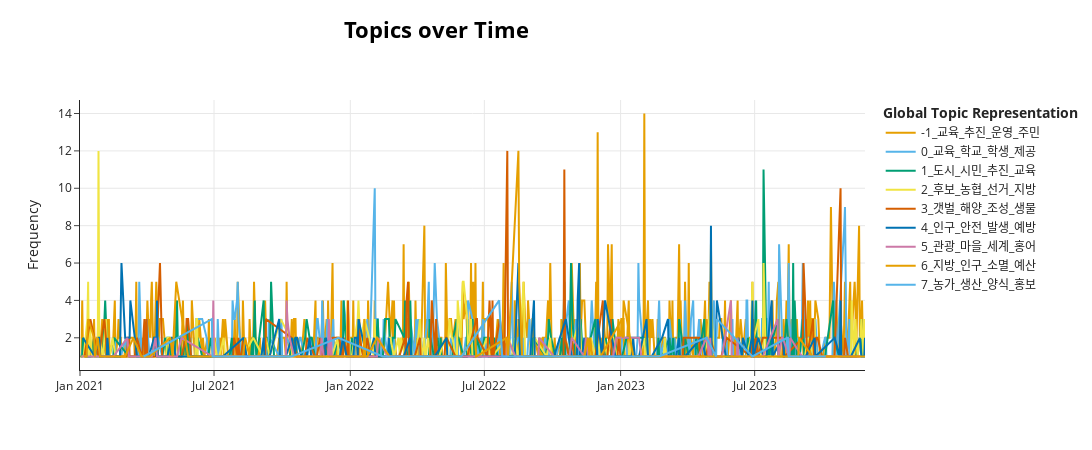

Notebook cell for this chart:
### Code cell
model.visualize_topics_over_time(topics_over_time, topics=list(range(-1,8)))

### Figure 1 — Plotly figure (JSON) as saved in the notebook; plotly's stock layout.template omitted (floating-point values rounded to 4 significant figures; data arrays with more than 128 entries replaced by an {"elided": "..."} marker saying what was removed)
{"data": [{"hoverinfo": "text", "hovertext": {"elided": "701 str values"}, "marker": {"color": "#E69F00"}, "mode": "lines", "name": "-1_교육_추진_운영_주민", "type": "scatter", "x": {"elided": "701 str values"}, "y": {"elided": "701 int values"}}, {"hoverinfo": "text", "hovertext": {"elided": "433 str values"}, "marker": {"color": "#56B4E9"}, "mode": "lines", "name": "0_교육_학교_학생_제공", "type": "scatter", "x": {"elided": "433 str values"}, "y": {"elided": "433 int values"}}, {"hoverinfo": "text", "hovertext": {"elided": "362 str values"}, "marker": {"color": "#009E73"}, "mode": "lines", "name": "1_도시_시민_추진_교육", "type": "scatter", "x": {"elided": "362 str values"}, "y": {"elided": "362 int values"}}, {"hoverinfo": "text", "hovertext": {"elided": "263 str values"}, "marker": {"color": "#F0E442"}, "mode": "lines", "name": "2_후보_농협_선거_지방", "type": "scatter", "x": {"elided": "263 str values"}, "y": {"elided": "263 int values"}}, {"hoverinfo": "text", "hovertext": {"elided": "208 str values"}, "marker": {"color": "#D55E00"}, "mode": "lines", "name": "3_갯벌_해양_조성_생물", "type": "scatter", "x": {"elided": "208 str values"}, "y": {"elided": "208 int values"}}, {"hoverinfo": "text", "hovertext": {"elided": "222 str values"}, "marker": {"color": "#0072B2"}, "mode": "lines", "name": "4_인구_안전_발생_예방", "type": "scatter", "x": {"elided": "222 str values"}, "y": {"elided": "222 int values"}}, {"hoverinfo": "text", "hovertext": {"elided": "154 str values"}, "marker": {"color": "#CC79A7"}, "mode": "lines", "name": "5_관광_마을_세계_홍어", "type": "scatter", "x": {"elided": "154 str values"}, "y": {"elided": "154 int values"}}, {"hoverinfo": "text", "hovertext": ["<b>Topic 6</b><br>Words: 대표, 수산, 김산, 우리, 군수", "<b>Topic 6</b><br>Words: 대표, 수산, 동안, 우리, 자원", "<b>Topic 6</b><br>Words: 주택, 창업, 농촌, 농업, 이상", "<b>Topic 6</b><br>Words: 인재, 병원, 재단, 육성, 최선", "<b>Topic 6</b><br>Words: 학생, 지급, 김산, 올해, 군수", "<b>Topic 6</b><br>Words: 학생, 지급, 김산, 올해, 군수", "<b>Topic 6</b><br>Words: 인재, 재단, 육성, 박우량, 사용", "<b>Topic 6</b><br>Words: 농촌, 재단, 사용, 회장, 인재", "<b>Topic 6</b><br>Words: 아이, 대표, 사회, 아시아, 취재", "<b>Topic 6</b><br>Words: 운동, 지급, 확산, 공무원, 시민", "<b>Topic 6</b><br>Words: 사회, 시설, 복지, 코로나, 사랑", "<b>Topic 6</b><br>Words: 인재, 재단, 사용, 육성, 코로나", "<b>Topic 6</b><br>Words: 인재, 재단, 사용, 우리, 대표", "<b>Topic 6</b><br>Words: 인재, 재단, 박우량, 사용, 대표", "<b>Topic 6</b><br>Words: 육성, 인재, 재단, 청년, 대표", "<b>Topic 6</b><br>Words: 주택, 서울, 군수, 전남도, 수도", "<b>Topic 6</b><br>Words: 회장, 육성, 농업, 발전, 단체", "<b>Topic 6</b><br>Words: 소득, 신청, 가구, 코로나, 대상", "<b>Topic 6</b><br>Words: 신청, 소득, 가구, 군민, 복지", "<b>Topic 6</b><br>Words: 인재, 재단, 양성, 박우량, 발전", "<b>Topic 6</b><br>Words: 본부, 소득, 국민, 재생, 학교", "<b>Topic 6</b><br>Words: 사용, 회장, 재단, 학생, 박우량", "<b>Topic 6</b><br>Words: 인재, 박우량, 양성, 사회, 재단", "<b>Topic 6</b><br>Words: 선정, 전라남도, 정원, 조성, 올해", "<b>Topic 6</b><br>Words: 재생, 에너지, 관련, 정책, 지급", "<b>Topic 6</b><br>Words: 에너지, 재생, 개발, 주민, 공유", "<b>Topic 6</b><br>Words: 희망, 아동, 사랑, 복지, 박우량", "<b>Topic 6</b><br>Words: 지급, 신청, 기초, 생활, 가족", "<b>Topic 6</b><br>Words: 지급, 기초, 코로나, 경제, 감소", "<b>Topic 6</b><br>Words: 박우량, 복지, 협력, 군수, 소득", "<b>Topic 6</b><br>Words: 군민, 도시, 위원회, 예정, 구성", "<b>Topic 6</b><br>Words: 인구, 감소, 소멸, 지자체, 지방", "<b>Topic 6</b><br>Words: 소멸, 인구, 정부, 감소, 지방", "<b>Topic 6</b><br>Words: 경영, 자치, 지방, 아시아, 행정", "<b>Topic 6</b><br>Words: 경영, 자치, 지방, 지자체, 노력", "<b>Topic 6</b><br>Words: 재단, 학생, 인재, 도움, 희망", "<b>Topic 6</b><br>Words: 사회, 재단, 경제, 아동, 대상", "<b>Topic 6</b><br>Words: 증가, 도시, 주요, 올해, 미래", "<b>Topic 6</b><br>Words: 조사, 아시아, 경제, 취재, 우수", "<b>Topic 6</b><br>Words: 신청, 주택, 창업, 박우량, 이후", "<b>Topic 6</b><br>Words: 신청, 주택, 창업, 내년, 이후", "<b>Topic 6</b><br>Words: 인재, 대표, 육성, 호남, 아시아", "<b>Topic 6</b><br>Words: 재단, 학생, 박우량, 우리, 운영", "<b>Topic 6</b><br>Words: 재단, 코로나, 학생, 인재, 육성", "<b>Topic 6</b><br>Words: 주택, 창업, 농촌, 농업, 이상", "<b>Topic 6</b><br>Words: 주택, 창업, 농업, 농촌, 이상", "<b>Topic 6</b><br>Words: 주택, 창업, 농촌, 이상, 농업", "<b>Topic 6</b><br>Words: 청년, 전남도, 신청, 기준, 소득", "<b>Topic 6</b><br>Words: 인재, 사용, 재단, 희망, 육성", "<b>Topic 6</b><br>Words: 취업, 여성, 신청, 기준, 국민", "<b>Topic 6</b><br>Words: 희망, 소득, 복지, 최대, 가구", "<b>Topic 6</b><br>Words: 인재, 관광, 육성, 재단, 관심", "<b>Topic 6</b><br>Words: 생각, 운동, 시작, 버스, 방문", "<b>Topic 6</b><br>Words: 지급, 가구, 생활, 소득, 신청", "<b>Topic 6</b><br>Words: 지급, 신청, 가구, 창업, 생활", "<b>Topic 6</b><br>Words: 지급, 소득, 생활, 가구, 방문", "<b>Topic 6</b><br>Words: 시스템, 예산, 지방, 지자체, 관리", "<b>Topic 6</b><br>Words: 인재, 양성, 학생, 지급, 도움", "<b>Topic 6</b><br>Words: 소멸, 인구, 지방, 감소, 대응", "<b>Topic 6</b><br>Words: 인구, 소멸, 지방, 감소, 대응", "<b>Topic 6</b><br>Words: 소멸, 인구, 계획, 지방, 대응", "<b>Topic 6</b><br>Words: 활동, 종합, 확산, 건강, 코로나", "<b>Topic 6</b><br>Words: 소멸, 인구, 지방, 단체, 대응", "<b>Topic 6</b><br>Words: 사랑, 아시아, 취재, 가운데, 본부", "<b>Topic 6</b><br>Words: 경영, 사회, 성장, 평가, 가치", "<b>Topic 6</b><br>Words: 소멸, 인구, 지방, 전남도, 감소", "<b>Topic 6</b><br>Words: 예산, 일자리, 정비, 도시, 개선", "<b>Topic 6</b><br>Words: 예산, 일자리, 정비, 도시, 개선", "<b>Topic 6</b><br>Words: 예산, 일자리, 증가, 정비, 도시", "<b>Topic 6</b><br>Words: 예산, 일자리, 정비, 도시, 개선", "<b>Topic 6</b><br>Words: 교육청, 자원, 이번, 전국, 올해", "<b>Topic 6</b><br>Words: 재단, 사랑, 신청, 이용, 인재", "<b>Topic 6</b><br>Words: 지자체, 사랑, 가족, 신청, 분야", "<b>Topic 6</b><br>Words: 재단, 지자체, 사랑, 이후, 지방", "<b>Topic 6</b><br>Words: 상담, 복지, 센터, 필요, 재단", "<b>Topic 6</b><br>Words: 인재, 회장, 육성, 재단, 최초", "<b>Topic 6</b><br>Words: 재단, 인재, 육성, 박우량, 회장", "<b>Topic 6</b><br>Words: 농협, 인재, 박우량, 육성, 취재", "<b>Topic 6</b><br>Words: 신청, 청년, 지급, 사용, 전라남도", "<b>Topic 6</b><br>Words: 재단, 지자체, 경제, 전남도, 도움", "<b>Topic 6</b><br>Words: 에너지, 박우량, 세대, 군수, 신청", "<b>Topic 6</b><br>Words: 신청, 복지, 청년, 추가, 모집", "<b>Topic 6</b><br>Words: 사랑, 안전, 시행, 관심, 주민", "<b>Topic 6</b><br>Words: 예산, 정부, 확보, 산업, 구축", "<b>Topic 6</b><br>Words: 재단, 대표, 박우량, 인재, 육성", "<b>Topic 6</b><br>Words: 예산, 김산, 정부, 방문, 조성", "<b>Topic 6</b><br>Words: 지방, 정부, 이전, 지자체, 교육", "<b>Topic 6</b><br>Words: 활동, 농가, 사회, 다양, 김산", "<b>Topic 6</b><br>Words: 인재, 재단, 학생, 육성, 군민", "<b>Topic 6</b><br>Words: 예산, 증가, 감소, 성장, 예방", "<b>Topic 6</b><br>Words: 예산, 필요, 정부, 지방, 문제", "<b>Topic 6</b><br>Words: 예산, 필요, 정부, 지방, 문제"], "marker": {"color": "#E69F00"}, "mode": "lines", "name": "6_지방_인구_소멸_예산", "type": "scatter", "x": ["2021-01-06T00:00:00", "2021-01-10T00:00:00", "2021-01-12T00:00:00", "2021-01-19T00:00:00", "2021-01-20T00:00:00", "2021-01-21T00:00:00", "2021-01-25T00:00:00", "2021-01-28T00:00:00", "2021-02-01T00:00:00", "2021-02-09T00:00:00", "2021-02-14T00:00:00", "2021-02-21T00:00:00", "2021-03-02T00:00:00", "2021-03-03T00:00:00", "2021-03-14T00:00:00", "2021-03-25T00:00:00", "2021-04-05T00:00:00", "2021-05-03T00:00:00", "2021-05-06T00:00:00", "2021-05-11T00:00:00", "2021-05-27T00:00:00", "2021-05-31T00:00:00", "2021-06-06T00:00:00", "2021-06-14T00:00:00", "2021-06-16T00:00:00", "2021-06-22T00:00:00", "2021-07-16T00:00:00", "2021-08-09T00:00:00", "2021-08-12T00:00:00", "2021-08-18T00:00:00", "2021-10-05T00:00:00", "2021-10-18T00:00:00", "2021-10-19T00:00:00", "2021-11-04T00:00:00", "2021-11-07T00:00:00", "2021-11-12T00:00:00", "2021-11-30T00:00:00", "2021-12-05T00:00:00", "2021-12-22T00:00:00", "2021-12-26T00:00:00", "2021-12-29T00:00:00", "2021-12-31T00:00:00", "2022-01-13T00:00:00", "2022-01-19T00:00:00", "2022-01-20T00:00:00", "2022-01-21T00:00:00", "2022-01-24T00:00:00", "2022-02-06T00:00:00", "2022-02-23T00:00:00", "2022-03-22T00:00:00", "2022-04-10T00:00:00", "2022-04-24T00:00:00", "2022-05-31T00:00:00", "2022-06-16T00:00:00", "2022-06-19T00:00:00", "2022-06-20T00:00:00", "2022-07-31T00:00:00", "2022-08-02T00:00:00", "2022-08-16T00:00:00", "2022-08-17T00:00:00", "2022-08-18T00:00:00", "2022-08-20T00:00:00", "2022-08-21T00:00:00", "2022-08-23T00:00:00", "2022-09-21T00:00:00", "2022-11-13T00:00:00", "2022-11-18T00:00:00", "2022-11-20T00:00:00", "2022-11-21T00:00:00", "2022-11-24T00:00:00", "2022-12-05T00:00:00", "2023-01-03T00:00:00", "2023-01-04T00:00:00", "2023-01-05T00:00:00", "2023-01-18T00:00:00", "2023-01-27T00:00:00", "2023-01-30T00:00:00", "2023-01-31T00:00:00", "2023-02-02T00:00:00", "2023-02-07T00:00:00", "2023-02-21T00:00:00", "2023-04-04T00:00:00", "2023-06-30T00:00:00", "2023-08-29T00:00:00", "2023-08-30T00:00:00", "2023-09-17T00:00:00", "2023-10-05T00:00:00", "2023-11-06T00:00:00", "2023-11-16T00:00:00", "2023-11-22T00:00:00", "2023-11-25T00:00:00", "2023-11-27T00:00:00"], "y": [1, 1, 3, 2, 2, 1, 2, 1, 1, 1, 1, 1, 1, 1, 2, 1, 1, 2, 1, 5, 1, 1, 1, 1, 1, 1, 1, 1, 2, 1, 1, 1, 1, 1, 1, 1, 1, 1, 1, 1, 1, 1, 1, 1, 3, 1, 1, 2, 1, 1, 1, 1, 1, 2, 2, 1, 2, 1, 12, 5, 4, 1, 1, 1, 1, 1, 2, 1, 2, 1, 1, 3, 2, 4, 1, 1, 1, 1, 1, 1, 1, 1, 1, 1, 2, 1, 1, 1, 1, 1, 1, 1]}, {"hoverinfo": "text", "hovertext": ["<b>Topic 7</b><br>Words: 농협, 농가, 본부, 규모, 확대", "<b>Topic 7</b><br>Words: 생산, 홍보, 축제, 우수, 박우량", "<b>Topic 7</b><br>Words: 생산, 축제, 홍보, 관리, 계획", "<b>Topic 7</b><br>Words: 농업, 홍보, 대회, 식품, 국제", "<b>Topic 7</b><br>Words: 기간, 진행, 생산, 다양, 소득", "<b>Topic 7</b><br>Words: 농가, 예정, 공간, 활용, 복합", "<b>Topic 7</b><br>Words: 농가, 소득, 생산, 진행, 환경", "<b>Topic 7</b><br>Words: 개발, 교육, 실시, 양성, 창업", "<b>Topic 7</b><br>Words: 농가, 소득, 홍보, 축제, 효과", "<b>Topic 7</b><br>Words: 홍보, 소득, 축제, 효과, 도움", "<b>Topic 7</b><br>Words: 우리, 확대, 교육, 실시, 진행", "<b>Topic 7</b><br>Words: 추진, 생산, 홍보, 시행, 농가", "<b>Topic 7</b><br>Words: 아이, 교육, 진행, 우수, 이용", "<b>Topic 7</b><br>Words: 방문, 관광객, 정부, 안정, 필요", "<b>Topic 7</b><br>Words: 환경, 농가, 농업, 정부, 대표", "<b>Topic 7</b><br>Words: 교육, 대표, 농가, 사회, 제공", "<b>Topic 7</b><br>Words: 농가, 소득, 생산, 안정, 우수", "<b>Topic 7</b><br>Words: 농가, 생산, 소득, 안정, 우수", "<b>Topic 7</b><br>Words: 축제, 연계, 생산, 실시, 소득", "<b>Topic 7</b><br>Words: 양식, 생산, 식품, 세계, 국제", "<b>Topic 7</b><br>Words: 양식, 식품, 국제, 생산, 세계", "<b>Topic 7</b><br>Words: 양식, 생산, 식품, 세계, 국제", "<b>Topic 7</b><br>Words: 식품, 농업, 개발, 센터, 목표"], "marker": {"color": "#56B4E9"}, "mode": "lines", "name": "7_농가_생산_양식_홍보", "type": "scatter", "x": ["2021-03-28T00:00:00", "2021-06-28T00:00:00", "2021-06-29T00:00:00", "2021-10-14T00:00:00", "2021-12-16T00:00:00", "2022-02-14T00:00:00", "2022-05-16T00:00:00", "2022-05-31T00:00:00", "2022-07-21T00:00:00", "2022-07-25T00:00:00", "2022-09-07T00:00:00", "2022-09-21T00:00:00", "2022-09-26T00:00:00", "2022-09-27T00:00:00", "2023-02-22T00:00:00", "2023-04-27T00:00:00", "2023-05-10T00:00:00", "2023-05-11T00:00:00", "2023-06-28T00:00:00", "2023-08-14T00:00:00", "2023-08-15T00:00:00", "2023-08-16T00:00:00", "2023-10-05T00:00:00"], "y": [1, 3, 1, 1, 2, 1, 1, 1, 4, 1, 1, 1, 1, 1, 1, 2, 1, 3, 1, 2, 2, 1, 1]}], "layout": {"height": 450, "hoverlabel": {"bgcolor": "white", "font": {"family": "Rockwell", "size": 16}}, "legend": {"title": {"text": "<b>Global Topic Representation"}}, "title": {"font": {"color": "Black", "size": 22}, "text": "<b>Topics over Time</b>", "x": 0.4, "xanchor": "center", "y": 0.95, "yanchor": "top"}, "width": 1250, "xaxis": {"showgrid": true}, "yaxis": {"showgrid": true, "title": {"text": "Frequency"}}}}
